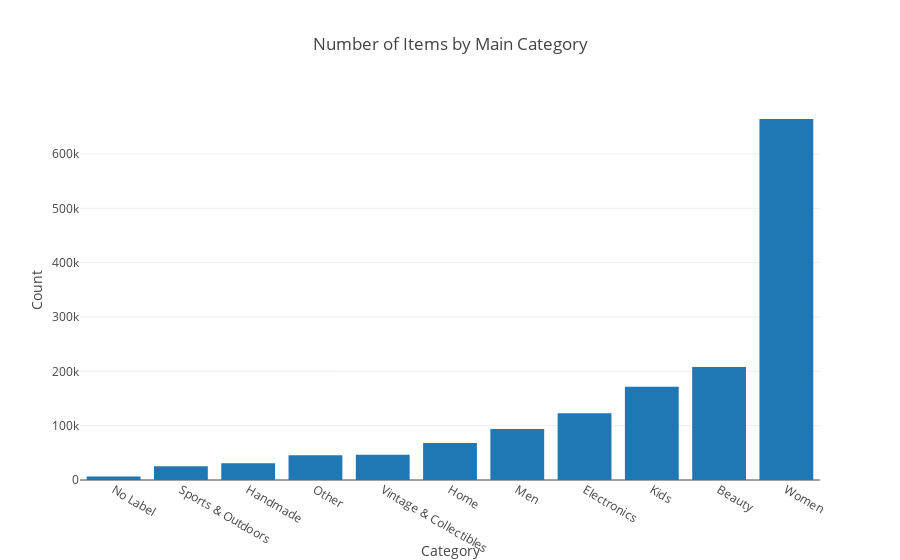

The notebook cell this image was saved under:
### Code cell
trace1 = go.Bar(x=x, y=y)
layout = dict(title= 'Number of Items by Main Category',
              yaxis = dict(title='Count'),
              xaxis = dict(title='Category'))
fig=dict(data=[trace1], layout= layout)
py.iplot(fig)

### Figure 1 — Plotly figure (JSON) as saved in the notebook; plotly's stock layout.template omitted (floating-point values rounded to 4 significant figures)
{"data": [{"type": "bar", "x": ["No Label", "Sports & Outdoors", "Handmade", "Other", "Vintage & Collectibles", "Home", "Men", "Electronics", "Kids", "Beauty", "Women"], "y": [6327, 25342, 30842, 45351, 46530, 67871, 93680, 122690, 171689, 207828, 664385]}], "layout": {"title": "Number of Items by Main Category", "xaxis": {"title": "Category"}, "yaxis": {"title": "Count"}}}
